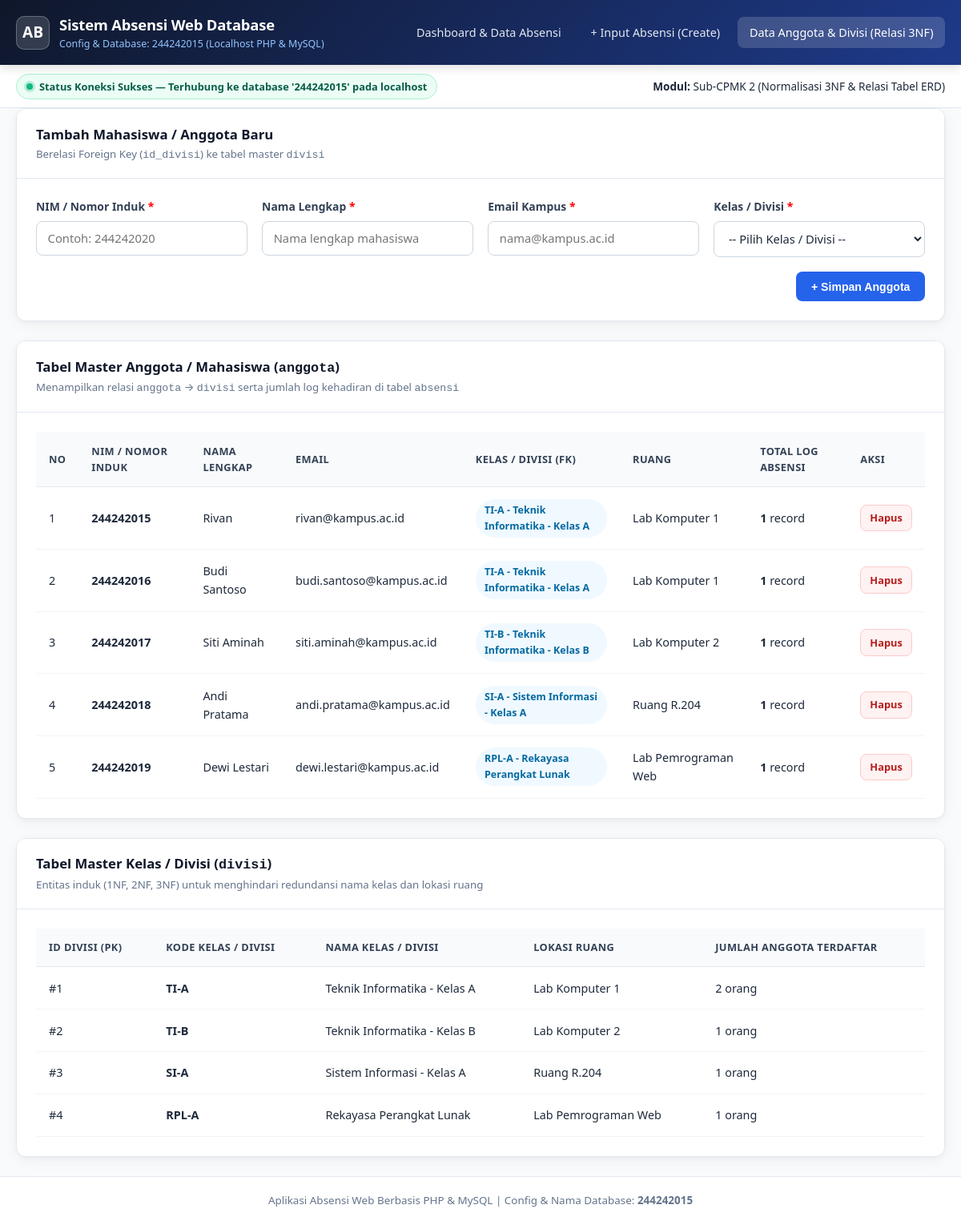
/anggota.php, run on the app's committed database.
### tables this page shows
CREATE TABLE IF NOT EXISTS `anggota` (
  `id_anggota` INT AUTO_INCREMENT PRIMARY KEY,
  `nomor_induk` VARCHAR(30) NOT NULL UNIQUE,
  `nama_lengkap` VARCHAR(120) NOT NULL,
  `email` VARCHAR(120) NOT NULL,
  `id_divisi` INT NOT NULL,
  `created_at` TIMESTAMP DEFAULT CURRENT_TIMESTAMP,
  CONSTRAINT `fk_anggota_divisi`
    FOREIGN KEY (`id_divisi`) REFERENCES `divisi`(`id_divisi`)
    ON UPDATE CASCADE
    ON DELETE RESTRICT
);

CREATE TABLE IF NOT EXISTS `divisi` (
  `id_divisi` INT AUTO_INCREMENT PRIMARY KEY,
  `kode_divisi` VARCHAR(20) NOT NULL UNIQUE,
  `nama_divisi` VARCHAR(100) NOT NULL,
  `lokasi_ruang` VARCHAR(100) DEFAULT 'Gedung Utama Lt. 2',
  `created_at` TIMESTAMP DEFAULT CURRENT_TIMESTAMP
);

### config/database.php (called while the page is built, shortened)
<?php
$db_status = [
    'connected' => false,
    'message'   => '',
    'database'  => DB_NAME,
    'host'      => DB_HOST,
    'driver'    => 'MySQLi (PHP Extension)'
];
$conn = @new mysqli(DB_HOST, DB_USER, DB_PASS, '', DB_PORT);
if ($conn->connect_errno) {
    $db_status['connected'] = false;
    $db_status['message']   = "Gagal terhubung ke server MySQL (" . $conn->connect_errno . "): " . $conn->connect_error;
} else {
    $conn->set_charset('utf8mb4');
    $createDbSql = "CREATE DATABASE IF NOT EXISTS `" . DB_NAME . "` CHARACTER SET utf8mb4 COLLATE utf8mb4_unicode_ci";
    if ($conn->query($createDbSql) && $conn->select_db(DB_NAME)) {
        $db_status['connected'] = true;
        $db_status['message']   = "Status Koneksi Sukses — Terhubung ke database '" . DB_NAME . "' pada " . DB_HOST;
    } else {
        $db_status['connected'] = false;
        $db_status['message']   = "Gagal memilih atau membuat database '" . DB_NAME . "': " . $conn->error;
    }
}
function e(?string $str): string
{
    return htmlspecialchars($str ?? '', ENT_QUOTES, 'UTF-8');
}

### anggota.php (the view, shortened to what this page needs)
<?php
require_once __DIR__ . '/koneksi.php';
$divisi_list = [];
$resDiv = $conn->query("SELECT d.*, COUNT(a.id_anggota) AS total_anggota
                        FROM divisi d
                        LEFT JOIN anggota a ON d.id_divisi = a.id_divisi
                        GROUP BY d.id_divisi
                        ORDER BY d.id_divisi ASC");
if ($resDiv) {
    while ($row = $resDiv->fetch_assoc()) {
        $divisi_list[] = $row;
    }
}
$anggota_list = [];
$resAng = $conn->query("SELECT a.*, d.kode_divisi, d.nama_divisi, d.lokasi_ruang,
                               COUNT(ab.id_absensi) AS total_absensi
                        FROM anggota a
                        INNER JOIN divisi d ON a.id_divisi = d.id_divisi
                        LEFT JOIN absensi ab ON a.id_anggota = ab.id_anggota
                        GROUP BY a.id_anggota
                        ORDER BY a.nomor_induk ASC");
if ($resAng) {
    while ($row = $resAng->fetch_assoc()) {
        $anggota_list[] = $row;
    }
}
?>
<!DOCTYPE html>
<html lang="id">
<head>
    <link rel="stylesheet" href="assets/style.css">
</head>
<body>
    <header class="navbar">
        <div class="container navbar-inner">
            <a href="index.php" class="brand">
                <div class="brand-icon">AB</div>
                <div class="brand-text">
                    <h1>Sistem Absensi Web Database</h1>
                    <span>Config &amp; Database: 244242015 (Localhost PHP &amp; MySQL)</span>
                </div>
            </a>
            <nav class="nav-links">
                <a href="index.php" class="nav-link">Dashboard &amp; Data Absensi</a>
                <a href="tambah.php" class="nav-link">+ Input Absensi (Create)</a>
                <a href="anggota.php" class="nav-link active">Data Anggota &amp; Divisi (Relasi 3NF)</a>
            </nav>
        </div>
    </header>
    <div class="status-bar">
        <div class="container status-bar-inner">
            <div>
                <span class="db-badge <?= $db_status['connected'] ? 'ok' : 'err' ?>">
                    <span class="pulse-dot <?= $db_status['connected'] ? '' : 'err' ?>"></span>
                    <?= e($db_status['message']) ?>
                </span>
            </div>
            <div>
                <strong>Modul:</strong> Sub-CPMK 2 (Normalisasi 3NF &amp; Relasi Tabel ERD)
            </div>
        </div>
    </div>
    <main class="container">
        <section class="card">
            <div class="card-header">
                <div>
                    <h2 class="card-title">Tambah Mahasiswa / Anggota Baru</h2>
                    <p class="card-subtitle">Berelasi Foreign Key (<code>id_divisi</code>) ke tabel master <code>divisi</code></p>
                </div>
            </div>
            <div class="card-body">
                <form action="anggota.php" method="POST">
                    <div class="form-grid">
                        <div class="form-group">
                            <label for="nomor_induk">NIM / Nomor Induk <span style="color:red">*</span></label>
                            <input type="text" name="nomor_induk" id="nomor_induk" placeholder="Contoh: 244242020" required>
                        </div>
                        <div class="form-group">
                            <label for="nama_lengkap">Nama Lengkap <span style="color:red">*</span></label>
                            <input type="text" name="nama_lengkap" id="nama_lengkap" placeholder="Nama lengkap mahasiswa" required>
                        </div>
                        <div class="form-group">
                            <label for="email">Email Kampus <span style="color:red">*</span></label>
                            <input type="email" name="email" id="email" placeholder="nama@kampus.ac.id" required>
                        </div>
                        <div class="form-group">
                            <label for="id_divisi">Kelas / Divisi <span style="color:red">*</span></label>
                            <select name="id_divisi" id="id_divisi" required>
                                <option value="">-- Pilih Kelas / Divisi --</option>
                            </select>
                        </div>
                    </div>
                    <div style="margin-top: 1.15rem; display: flex; justify-content: flex-end;">
                        <button type="submit" class="btn btn-primary">+ Simpan Anggota</button>
                    </div>
                </form>
            </div>
        </section>
        <section class="card">
            <div class="card-header">
                <div>
                    <h2 class="card-title">Tabel Master Anggota / Mahasiswa (<code>anggota</code>)</h2>
                    <p class="card-subtitle">Menampilkan relasi <code>anggota</code> &rarr; <code>divisi</code> serta jumlah log kehadiran di tabel <code>absensi</code></p>
                </div>
            </div>
            <div class="card-body">
                <div class="table-responsive">
                    <table>
                        <thead>
                            <tr>
                                <th>No</th>
                                <th>NIM / Nomor Induk</th>
                                <th>Nama Lengkap</th>
                                <th>Email</th>
                                <th>Kelas / Divisi (FK)</th>
                                <th>Ruang</th>
                                <th>Total Log Absensi</th>
                                <th>Aksi</th>
                            </tr>
                        </thead>
                        <tbody>
                            <?php foreach ($anggota_list as $idx => $ag): ?>
                                <tr>
                                    <td><?= $idx + 1 ?></td>
                                    <td><strong><?= e($ag['nomor_induk']) ?></strong></td>
                                    <td><?= e($ag['nama_lengkap']) ?></td>
                                    <td><?= e($ag['email']) ?></td>
                                    <td><span class="badge-status status-Izin"><?= e($ag['kode_divisi']) ?> - <?= e($ag['nama_divisi']) ?></span></td>
                                    <td><?= e($ag['lokasi_ruang']) ?></td>
                                    <td><strong><?= (int)$ag['total_absensi'] ?></strong> record</td>
                                    <td>
                                        <a href="anggota.php?delete_id=<?= (int)$ag['id_anggota'] ?>"
                                           class="btn btn-danger btn-sm"
                                           onclick="return confirmDeleteAnggota(<?= (int)$ag['id_anggota'] ?>, '<?= e(addslashes($ag['nama_lengkap'])) ?>', '<?= e($ag['nomor_induk']) ?>');">
                                            Hapus
                                        </a>
                                    </td>
                                </tr>
                            <?php endforeach; ?>
                        </tbody>
                    </table>
                </div>
            </div>
        </section>
        <section class="card">
            <div class="card-header">
                <div>
                    <h2 class="card-title">Tabel Master Kelas / Divisi (<code>divisi</code>)</h2>
                    <p class="card-subtitle">Entitas induk (1NF, 2NF, 3NF) untuk menghindari redundansi nama kelas dan lokasi ruang</p>
                </div>
            </div>
            <div class="card-body">
                <div class="table-responsive">
                    <table>
                        <thead>
                            <tr>
                                <th>ID Divisi (PK)</th>
                                <th>Kode Kelas / Divisi</th>
                                <th>Nama Kelas / Divisi</th>
                                <th>Lokasi Ruang</th>
                                <th>Jumlah Anggota Terdaftar</th>
                            </tr>
                        </thead>
                        <tbody>
                            <?php foreach ($divisi_list as $dv): ?>
                                <tr>
                                    <td>#<?= (int)$dv['id_divisi'] ?></td>
                                    <td><strong><?= e($dv['kode_divisi']) ?></strong></td>
                                    <td><?= e($dv['nama_divisi']) ?></td>
                                    <td><?= e($dv['lokasi_ruang']) ?></td>
                                    <td><?= (int)$dv['total_anggota'] ?> orang</td>
                                </tr>
                            <?php endforeach; ?>
                        </tbody>
                    </table>
                </div>
            </div>
        </section>
    </main>
    <footer>
        <div class="container">
            Aplikasi Absensi Web Berbasis PHP &amp; MySQL | Config &amp; Nama Database: <strong>244242015</strong>
        </div>
    </footer>
</body>
</html>

### data on the page
anggota: nomor_induk "244242015", nama_lengkap "Rivan", email "rivan@kampus.ac.id", id_divisi.kode_divisi "TI-A", id_divisi.nama_divisi "Teknik Informatika - Kelas A", id_divisi.lokasi_ruang "Lab Komputer 1", total_absensi "1"
anggota: nomor_induk "244242016", nama_lengkap "Budi Santoso", email "budi.santoso@kampus.ac.id", id_divisi.kode_divisi "TI-A", id_divisi.nama_divisi "Teknik Informatika - Kelas A", id_divisi.lokasi_ruang "Lab Komputer 1", total_absensi "1"
anggota: nomor_induk "244242017", nama_lengkap "Siti Aminah", email "siti.aminah@kampus.ac.id", id_divisi.kode_divisi "TI-B", id_divisi.nama_divisi "Teknik Informatika - Kelas B", id_divisi.lokasi_ruang "Lab Komputer 2", total_absensi "1"
anggota: nomor_induk "244242018", nama_lengkap "Andi Pratama", email "andi.pratama@kampus.ac.id", id_divisi.kode_divisi "SI-A", id_divisi.nama_divisi "Sistem Informasi - Kelas A", id_divisi.lokasi_ruang "Ruang R.204", total_absensi "1"
anggota: nomor_induk "244242019", nama_lengkap "Dewi Lestari", email "dewi.lestari@kampus.ac.id", id_divisi.kode_divisi "RPL-A", id_divisi.nama_divisi "Rekayasa Perangkat Lunak", id_divisi.lokasi_ruang "Lab Pemrograman Web", total_absensi "1"
divisi: id_divisi "1", kode_divisi "TI-A", nama_divisi "Teknik Informatika - Kelas A", lokasi_ruang "Lab Komputer 1", total_anggota "2"
divisi: id_divisi "2", kode_divisi "TI-B", nama_divisi "Teknik Informatika - Kelas B", lokasi_ruang "Lab Komputer 2", total_anggota "1"
divisi: id_divisi "3", kode_divisi "SI-A", nama_divisi "Sistem Informasi - Kelas A", lokasi_ruang "Ruang R.204", total_anggota "1"
divisi: id_divisi "4", kode_divisi "RPL-A", nama_divisi "Rekayasa Perangkat Lunak", lokasi_ruang "Lab Pemrograman Web", total_anggota "1"

### other printed values
$db_status['message'] "Status Koneksi Sukses — Terhubung ke database '244242015' pada localhost"
